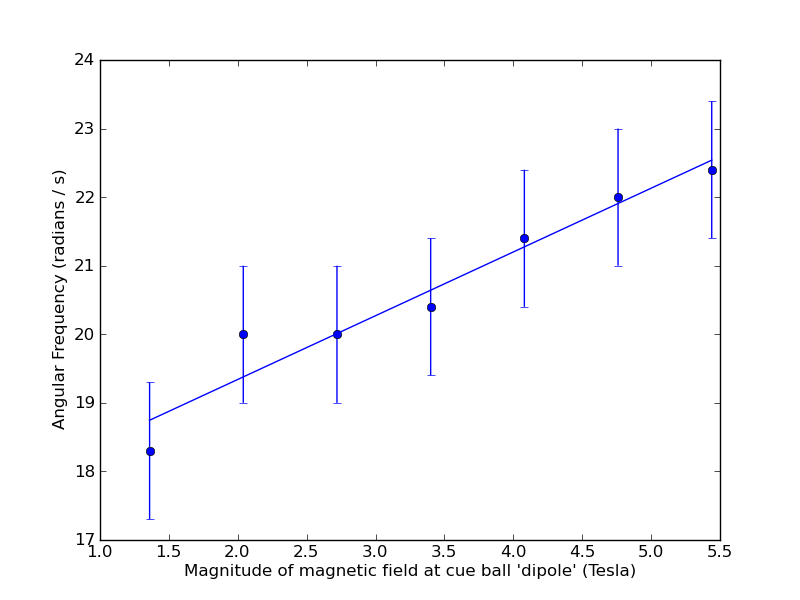

This figure's Python source:
import scipy 
import numpy as np 
import matplotlib
import matplotlib.pyplot as plt 
import matplotlib.mlab as mlab
import platform 
import socket

b = 1.36

B = np.array([1.36, 2.04, 2.72, 3.4, 4.08, 4.76, 5.44])
O = np.array([18.3, 20.0, 20.0, 20.4, 21.4, 22.0, 22.4])

def LineFit(x, y):
	''' Returns slope of linear fit to (x,y) data set'''
	xavg = x.mean()
	slope = (y*(x-xavg)).sum()/(x*(x-xavg)).sum()
	yint = y.mean()-slope*xavg
	return slope

def LineFit2(x, y):
	''' Returns y-intercept of linear fit to (x,y) data set'''
	xavg = x.mean()
	slope = (y*(x-xavg)).sum()/(x*(x-xavg)).sum()
	yint = y.mean()-slope*xavg
	return yint

print LineFit(B, O)
print LineFit2(B, O)
#x = np.arange(0, 6, .1)
plt.errorbar(B, O, yerr=1, fmt='bo')
plt.plot(B, LineFit(B, O)*B + LineFit2(B, O))
plt.ylabel("Angular Frequency (radians / s)")
plt.xlabel("Magnitude of magnetic field at cue ball 'dipole' (Tesla)")
#plt.xlim(0, 6)            # manually set x-axis limits
#plt.ylim(0, .07)
plt.legend(loc=0)

plt.show()
